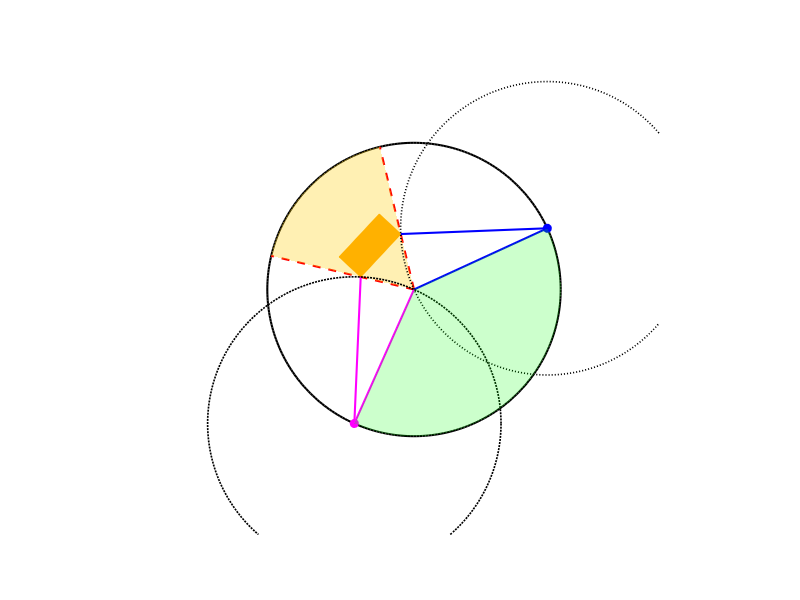

This figure's MATLAB source:
clc; clear; close all;

% Rectangle parameters
l = 1.2;               % Length
w = 0.6;               % Width
alpha = -0.9;          % Center X
beta = 0.9;            % Center Y
phi = 0.820305;        % Inclination (radians)

% Compute midpoints of widths
M_x = alpha - l*cos(phi)/2;
N_x = alpha + l*cos(phi)/2;
M_y = beta - l*sin(phi)/2;
N_y = beta + l*sin(phi)/2;

% Compute vertices
obstacle.vertices = [
    M_x - w*sin(phi)/2, M_y + w*cos(phi)/2;  %v1
    N_x - w*sin(phi)/2, N_y + w*cos(phi)/2;  %v2
    M_x + w*sin(phi)/2, M_y - w*cos(phi)/2;  %v3
    N_x + w*sin(phi)/2, N_y - w*cos(phi)/2   %v4
];

vertices = obstacle.vertices;
save('obstacle_vertices.mat', 'vertices');

obstacle.faces = [1 2 4; 1 4 3];

% Plot
figure;
patch('Faces', obstacle.faces, 'Vertices', obstacle.vertices, ...
      'FaceColor', [255 165 0]/255, 'EdgeColor', [255 165 0]/255);
hold on;

% Circle
r = 3;
theta = linspace(0, 2*pi, 300);
plot(r*cos(theta), r*sin(theta), 'k', 'LineWidth', 1.5);
axis equal off; xlim([-5 5]); ylim([-5 5]);

% ---------- Modified: Identify collision vertices via max angular span ----------
angles_rad = mod(atan2(obstacle.vertices(:,2), obstacle.vertices(:,1)), 2*pi);
max_diff = 0;
idx_min = 0; idx_max = 0;
for i = 1:3
    for j = i+1:4
        diff = abs(angles_rad(i) - angles_rad(j));
        diff = min(diff, 2*pi - diff);  % shorter arc
        if diff > max_diff
            max_diff = diff;
            idx_min = i;
            idx_max = j;
        end
    end
end

% Ensure smallest sector is chosen
a1 = angles_rad(idx_min);
a2 = angles_rad(idx_max);
if mod(a2 - a1, 2*pi) > mod(a1 - a2, 2*pi)
    temp = idx_min;
    idx_min = idx_max;
    idx_max = temp;
end

theta_min_rad = angles_rad(idx_min);
theta_max_rad = angles_rad(idx_max);

% Plot sector boundary rays
v_min = obstacle.vertices(idx_min,:) / norm(obstacle.vertices(idx_min,:));
v_max = obstacle.vertices(idx_max,:) / norm(obstacle.vertices(idx_max,:));
endpoint_min = v_min * r;
endpoint_max = v_max * r;
plot([0 endpoint_min(1)], [0 endpoint_min(2)], 'r--', 'LineWidth', 1.5);
plot([0 endpoint_max(1)], [0 endpoint_max(2)], 'r--', 'LineWidth', 1.5);

% Shade sector
theta_sector = linspace(theta_min_rad, theta_max_rad, 100);
x_sector = r * cos(theta_sector);
y_sector = r * sin(theta_sector);
patch([0 x_sector 0], [0 y_sector 0], [1 0.8 0], 'FaceAlpha', 0.3, 'EdgeColor', 'none');

% Store vertices to check
vertices_to_check = [idx_min, idx_max];
colors = ['b', 'm'];
endpoints = [];

% Check if a point is inside the sector
is_in_sector = @(x, y) (sqrt(x^2 + y^2) <= r) && ...
    (mod(atan2(y, x) - theta_min_rad, 2*pi) <= mod(theta_max_rad - theta_min_rad, 2*pi));

% Loop over the two key vertices
for k = 1:2
    idx = vertices_to_check(k);
    vx = obstacle.vertices(idx,1);
    vy = obstacle.vertices(idx,2);

    A = vx; B = vy;
    C = (vx^2 + vy^2) / (2*r);
    R = sqrt(A^2 + B^2);
    delta = atan2(B, A);

    found = false;

    if abs(C/R) <= 1
        sol = [delta + acos(C/R), delta - acos(C/R)];
        sol = mod(sol, 2*pi);

        for a = sol
            px = r * cos(a);
            py = r * sin(a);

            % Sample points on the segment
            p1 = [vx, vy];
            p2 = [px, py];
            t_vals = [0.1, 0.25, 0.5, 0.75, 0.9];
            sample_pts = (1 - t_vals') * p1 + t_vals' * p2;

            % Check if all points lie outside the sector
            safe = true;
            for i = 1:size(sample_pts,1)
                if is_in_sector(sample_pts(i,1), sample_pts(i,2))
                    safe = false;
                    break;
                end
            end

            if safe
                plot([vx px], [vy py], [colors(k) '-'], 'LineWidth', 1.5);
                plot(px, py, [colors(k) 'o'], 'MarkerFaceColor', colors(k));
                plot([0 px], [0 py], [colors(k) '-'], 'LineWidth', 1.5); % colored radial line
                plot(px + r*cos(theta), py + r*sin(theta), ':k', 'LineWidth', 1.2); % dotted black circle

                endpoints(k,:) = [px py];

                angle_rad = atan2(py, px);
                
                if k == 1
                    fprintf('For blue   : px = %.4f, py = %.4f, angle = %.4f deg\n', px, py, angle_rad *180/pi);
                else
                    fprintf('For magenta: px = %.4f, py = %.4f, angle = %.4f deg\n', px, py, angle_rad*180/pi);
                end

                found = true;
                break;
            end
        end
    end

    if ~found
        disp(['No valid ray found for vertex ', num2str(idx)]);
    end
end

% Fill green complementary sector
if size(endpoints,1) == 2
    a1 = mod(atan2(endpoints(1,2), endpoints(1,1)), 2*pi);
    a2 = mod(atan2(endpoints(2,2), endpoints(2,1)), 2*pi);
    if a2 < a1, theta_fill = linspace(a2, a1, 300);
    else, theta_fill = linspace(a2, a1 + 2*pi, 300); end
    x_fill = r * cos(theta_fill);
    y_fill = r * sin(theta_fill);
    patch([0 x_fill 0], [0 y_fill 0], [0 1 0], 'FaceAlpha', 0.2, 'EdgeColor', 'none');
end

hold off;
